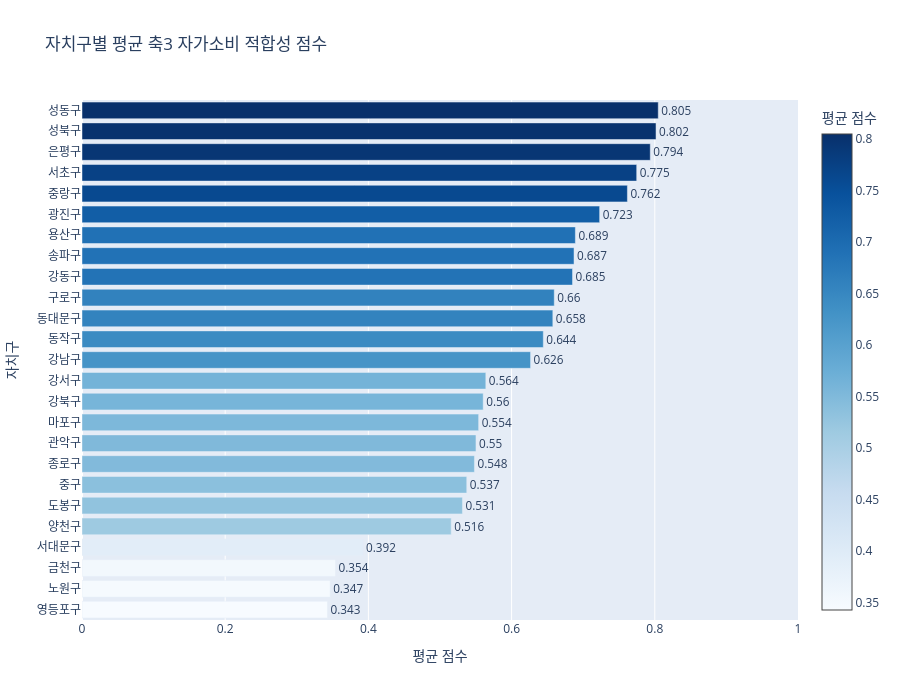

This figure's notebook cell:
### Markdown cell above
### 6.3 자치구별 평균 축3 점수

- 상위: 성동구(0.805), 성북구(0.802), 은평구(0.794)
- 하위: 영등포구(0.343), 노원구(0.347), 금천구(0.354)
- 강남구(0.626) 중간 — EV 등록 1위지만 노상 주차장 비율 영향

### Code cell
# 자치구별 평균 축3 점수
gu_mean = df_result.groupby('자치구')['축3_자가소비적합성'].mean().sort_values(ascending=True)

fig2 = go.Figure()
fig2.add_trace(go.Bar(
    y=gu_mean.index,
    x=gu_mean.values,
    orientation='h',
    marker=dict(
        color=gu_mean.values,
        colorscale='Blues',
        showscale=True,
        colorbar=dict(title='평균 점수')
    ),
    text=gu_mean.round(3).values,
    textposition='outside'
))

fig2.update_layout(
    title='자치구별 평균 축3 자가소비 적합성 점수',
    xaxis_title='평균 점수',
    yaxis_title='자치구',
    height=700,
    xaxis=dict(range=[0, 1])
)
fig2.show()
fig2.write_html(
    r'C:\Users\seonu\Documents\DR-project\canopy\output\figures\자치구별 평균 축3 점수.html'
)

### Figure 1 — Plotly figure (JSON) as saved in the notebook; plotly's stock layout.template omitted (floating-point values rounded to 4 significant figures)
{"data": [{"marker": {"color": [0.3428, 0.3465, 0.3541, 0.3924, 0.5156, 0.5313, 0.5374, 0.5481, 0.5502, 0.5539, 0.5603, 0.564, 0.6265, 0.6443, 0.6576, 0.6596, 0.6851, 0.6872, 0.6891, 0.723, 0.7617, 0.7747, 0.7937, 0.8017, 0.8048], "colorbar": {"title": {"text": "평균 점수"}}, "colorscale": [[0, "rgb(247,251,255)"], [0.125, "rgb(222,235,247)"], [0.25, "rgb(198,219,239)"], [0.375, "rgb(158,202,225)"], [0.5, "rgb(107,174,214)"], [0.625, "rgb(66,146,198)"], [0.75, "rgb(33,113,181)"], [0.875, "rgb(8,81,156)"], [1, "rgb(8,48,107)"]], "showscale": true}, "orientation": "h", "text": [0.343, 0.347, 0.354, 0.392, 0.516, 0.531, 0.537, 0.548, 0.55, 0.554, 0.56, 0.564, 0.626, 0.644, 0.658, 0.66, 0.685, 0.687, 0.689, 0.723, 0.762, 0.775, 0.794, 0.802, 0.805], "textposition": "outside", "type": "bar", "x": [0.3428, 0.3465, 0.3541, 0.3924, 0.5156, 0.5313, 0.5374, 0.5481, 0.5502, 0.5539, 0.5603, 0.564, 0.6265, 0.6443, 0.6576, 0.6596, 0.6851, 0.6872, 0.6891, 0.723, 0.7617, 0.7747, 0.7937, 0.8017, 0.8048], "y": ["영등포구", "노원구", "금천구", "서대문구", "양천구", "도봉구", "중구", "종로구", "관악구", "마포구", "강북구", "강서구", "강남구", "동작구", "동대문구", "구로구", "강동구", "송파구", "용산구", "광진구", "중랑구", "서초구", "은평구", "성북구", "성동구"]}], "layout": {"height": 700, "title": {"text": "자치구별 평균 축3 자가소비 적합성 점수"}, "xaxis": {"range": [0, 1], "title": {"text": "평균 점수"}}, "yaxis": {"title": {"text": "자치구"}}}}
